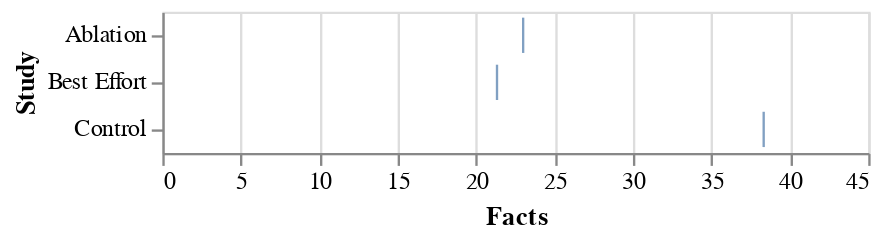

The notebook cell saved with this chart:
### Code cell
alt.Chart(llm_df_temp_cond).mark_tick().encode(
    y='Study:N',
    x=alt.X('Facts:Q').scale(alt.Scale(domain=[0, 45]))
)

### Figure 1 — Vega-Lite specification as saved in the notebook (floating-point values rounded to 4 significant figures)
{"config": {"view": {"continuousWidth": 300, "continuousHeight": 300}}, "data": {"name": "data-82a59779229a269ed670d38182a00810"}, "mark": {"type": "tick"}, "encoding": {"x": {"field": "Facts", "scale": {"domain": [0, 45]}, "type": "quantitative"}, "y": {"field": "Study", "type": "nominal"}}, "$schema": "https://vega.github.io/schema/vega-lite/v5.20.1.json", "datasets": {"data-82a59779229a269ed670d38182a00810": [{"Study": "Ablation", "Facts": 23.0}, {"Study": "Best Effort", "Facts": 21.33}, {"Study": "Control", "Facts": 38.33}]}}
